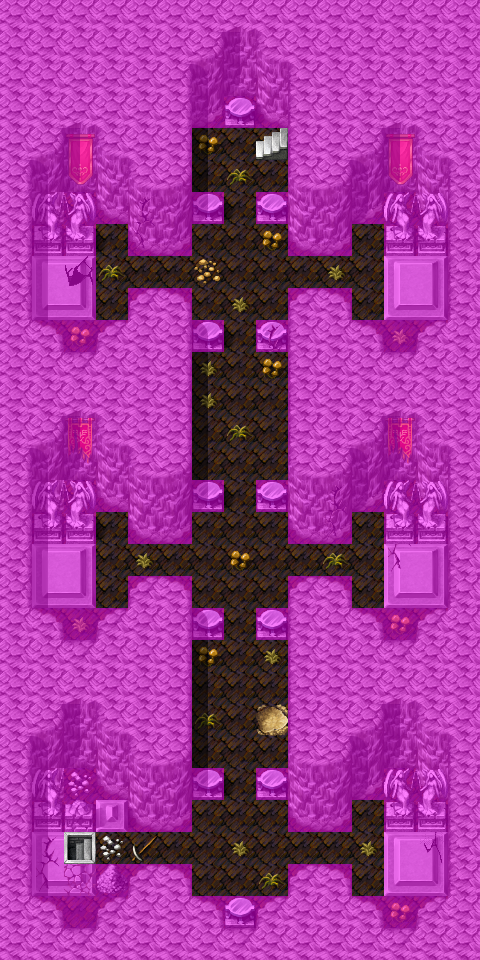

The image is a tile-based game level rendered from a .tmx file. Its description and source (layers, tilesets, objects; grid data summarised) follow:
An orthogonal 15x30 tile map with 32x32 px tiles, 4 tile layers (Ground, Objects, Above, Walkable), 40 tilesets and 10 objects (8x spawn, 2x mapchange).

<map version="1.0" orientation="orthogonal" width="15" height="30" tilewidth="32" tileheight="32">
 <tileset firstgid="1" name="map_bed_1" tilewidth="32" tileheight="32">
  <image source="../drawable/map_bed_1.png" width="512" height="256" />
 </tileset>
 <tileset firstgid="129" name="map_border_1" tilewidth="32" tileheight="32">
  <image source="../drawable/map_border_1.png" width="512" height="256" />
 </tileset>
 <tileset firstgid="257" name="map_bridge_1" tilewidth="32" tileheight="32">
  <image source="../drawable/map_bridge_1.png" width="512" height="256" />
 </tileset>
 <tileset firstgid="385" name="map_broken_1" tilewidth="32" tileheight="32">
  <image source="../drawable/map_broken_1.png" width="512" height="256" />
 </tileset>
 <tileset firstgid="513" name="map_cavewall_1" tilewidth="32" tileheight="32">
  <image source="../drawable/map_cavewall_1.png" width="576" height="192" />
 </tileset>
 <tileset firstgid="621" name="map_cavewall_2" tilewidth="32" tileheight="32">
  <image source="../drawable/map_cavewall_2.png" width="576" height="192" />
 </tileset>
 <tileset firstgid="729" name="map_cavewall_3" tilewidth="32" tileheight="32">
  <image source="../drawable/map_cavewall_3.png" width="576" height="192" />
 </tileset>
 <tileset firstgid="837" name="map_chair_table_1" tilewidth="32" tileheight="32">
  <image source="../drawable/map_chair_table_1.png" width="512" height="256" />
 </tileset>
 <tileset firstgid="965" name="map_crate_1" tilewidth="32" tileheight="32">
  <image source="../drawable/map_crate_1.png" width="512" height="256" />
 </tileset>
 <tileset firstgid="1093" name="map_cupboard_1" tilewidth="32" tileheight="32">
  <image source="../drawable/map_cupboard_1.png" width="512" height="256" />
 </tileset>
 <tileset firstgid="1221" name="map_curtain_1" tilewidth="32" tileheight="32">
  <image source="../drawable/map_curtain_1.png" width="512" height="256" />
 </tileset>
 <tileset firstgid="1349" name="map_entrance_1" tilewidth="32" tileheight="32">
  <image source="../drawable/map_entrance_1.png" width="512" height="256" />
 </tileset>
 <tileset firstgid="1477" name="map_fence_1" tilewidth="32" tileheight="32">
  <image source="../drawable/map_fence_1.png" width="512" height="256" />
 </tileset>
 <tileset firstgid="1605" name="map_fence_2" tilewidth="32" tileheight="32">
  <image source="../drawable/map_fence_2.png" width="512" height="256" />
 </tileset>
 <tileset firstgid="1733" name="map_ground_1" tilewidth="32" tileheight="32">
  <image source="../drawable/map_ground_1.png" width="512" height="256" />
 </tileset>
 <tileset firstgid="1861" name="map_ground_2" tilewidth="32" tileheight="32">
  <image source="../drawable/map_ground_2.png" width="512" height="256" />
 </tileset>
 <tileset firstgid="1989" name="map_ground_3" tilewidth="32" tileheight="32">
  <image source="../drawable/map_ground_3.png" width="512" height="256" />
 </tileset>
 <tileset firstgid="2117" name="map_ground_4" tilewidth="32" tileheight="32">
  <image source="../drawable/map_ground_4.png" width="512" height="256" />
 </tileset>
 <tileset firstgid="2245" name="map_ground_5" tilewidth="32" tileheight="32">
  <image source="../drawable/map_ground_5.png" width="512" height="256" />
 </tileset>
 <tileset firstgid="2373" name="map_ground_6" tilewidth="32" tileheight="32">
  <image source="../drawable/map_ground_6.png" width="512" height="256" />
 </tileset>
 <tileset firstgid="2501" name="map_ground_7" tilewidth="32" tileheight="32">
  <image source="../drawable/map_ground_7.png" width="512" height="256" />
 </tileset>
 <tileset firstgid="2629" name="map_ground_8" tilewidth="32" tileheight="32">
  <image source="../drawable/map_ground_8.png" width="512" height="256" />
 </tileset>
 <tileset firstgid="2757" name="map_indoor_1" tilewidth="32" tileheight="32">
  <image source="../drawable/map_indoor_1.png" width="512" height="256" />
 </tileset>
 <tileset firstgid="2885" name="map_kitchen_1" tilewidth="32" tileheight="32">
  <image source="../drawable/map_kitchen_1.png" width="512" height="256" />
 </tileset>
 <tileset firstgid="3013" name="map_outdoor_1" tilewidth="32" tileheight="32">
  <image source="../drawable/map_outdoor_1.png" width="512" height="256" />
 </tileset>
 <tileset firstgid="3141" name="map_pillar_1" tilewidth="32" tileheight="32">
  <image source="../drawable/map_pillar_1.png" width="512" height="256" />
 </tileset>
 <tileset firstgid="3269" name="map_plant_1" tilewidth="32" tileheight="32">
  <image source="../drawable/map_plant_1.png" width="512" height="256" />
 </tileset>
 <tileset firstgid="3397" name="map_rock_1" tilewidth="32" tileheight="32">
  <image source="../drawable/map_rock_1.png" width="512" height="256" />
 </tileset>
 <tileset firstgid="3525" name="map_roof_1" tilewidth="32" tileheight="32">
  <image source="../drawable/map_roof_1.png" width="512" height="256" />
 </tileset>
 <tileset firstgid="3653" name="map_roof_2" tilewidth="32" tileheight="32">
  <image source="../drawable/map_roof_2.png" width="512" height="256" />
 </tileset>
 <tileset firstgid="3781" name="map_shop_1" tilewidth="32" tileheight="32">
  <image source="../drawable/map_shop_1.png" width="512" height="256" />
 </tileset>
 <tileset firstgid="3909" name="map_sign_ladder_1" tilewidth="32" tileheight="32">
  <image source="../drawable/map_sign_ladder_1.png" width="512" height="256" />
 </tileset>
 <tileset firstgid="4037" name="map_table_1" tilewidth="32" tileheight="32">
  <image source="../drawable/map_table_1.png" width="512" height="256" />
 </tileset>
 <tileset firstgid="4165" name="map_trail_1" tilewidth="32" tileheight="32">
  <image source="../drawable/map_trail_1.png" width="512" height="256" />
 </tileset>
 <tileset firstgid="4293" name="map_tree_1" tilewidth="32" tileheight="32">
  <image source="../drawable/map_tree_1.png" width="512" height="256" />
 </tileset>
 <tileset firstgid="4421" name="map_wall_1" tilewidth="32" tileheight="32">
  <image source="../drawable/map_wall_1.png" width="512" height="256" />
 </tileset>
 <tileset firstgid="4549" name="map_wall_2" tilewidth="32" tileheight="32">
  <image source="../drawable/map_wall_2.png" width="480" height="256" />
 </tileset>
 <tileset firstgid="4669" name="map_wall_3" tilewidth="32" tileheight="32">
  <image source="../drawable/map_wall_3.png" width="480" height="256" />
 </tileset>
 <tileset firstgid="4789" name="map_window_1" tilewidth="32" tileheight="32">
  <image source="../drawable/map_window_1.png" width="512" height="256" />
 </tileset>
 <tileset firstgid="4917" name="map_window_2" tilewidth="32" tileheight="32">
  <image source="../drawable/map_window_2.png" width="512" height="256" />
 </tileset>
 <layer name="Ground" width="15" height="30">
  <data>[450 cells, 450 non-empty, 17 distinct tile ids]</data>
 </layer>
 <layer name="Objects" width="15" height="30">
  <data>[450 cells, 127 non-empty, 28 distinct tile ids]</data>
 </layer>
 <layer name="Above" width="15" height="30">
  <data>[450 cells, 69 non-empty, 9 distinct tile ids]</data>
 </layer>
 <layer name="Walkable" width="15" height="30">
  <data>[450 cells, 359 non-empty, 1 distinct tile ids]</data>
 </layer>
 <objectgroup name="Mapevents" width="0" height="0">
  <object name="north" type="mapchange" x="256" y="128" width="32" height="32">
   <properties>
    <property name="map" value="blackwater_mountain33" />
    <property name="place" value="south" />
   </properties>
  </object>
  <object name="south" type="mapchange" x="64" y="832" width="32" height="32">
   <properties>
    <property name="map" value="blackwater_mountain35" />
    <property name="place" value="east" />
   </properties>
  </object>
 </objectgroup>
 <objectgroup name="Spawn" width="0" height="0">
  <object name="restless_dead_1" type="spawn" x="224" y="320" width="32" height="32" />
  </objectgroup>
 <objectgroup name="Keys" width="0" height="0" />
</map>
<!-- 7 of 10 objects omitted -->
